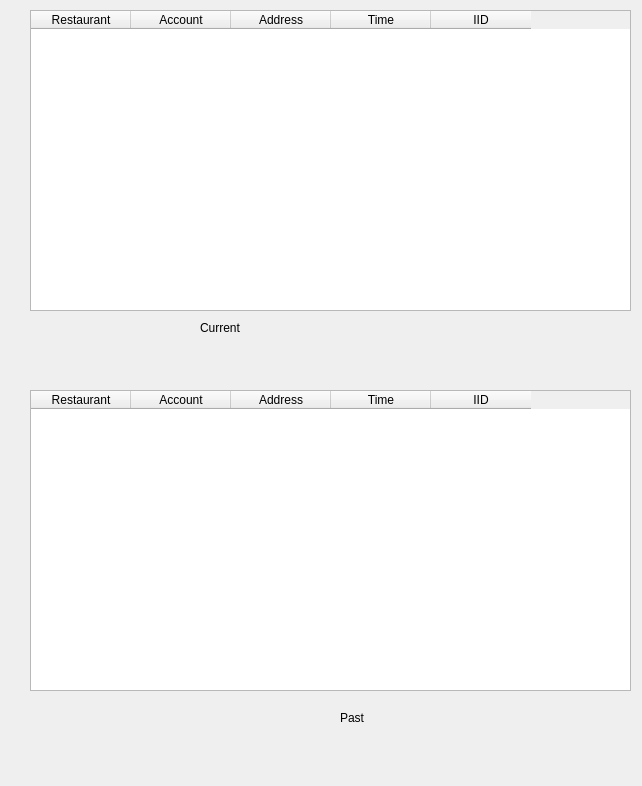
<?xml version="1.0" encoding="UTF-8"?>
<ui version="4.0">
 <class>form_all_indent</class>
 <widget class="QWidget" name="form_all_indent">
  <property name="geometry">
   <rect>
    <x>0</x>
    <y>0</y>
    <width>642</width>
    <height>786</height>
   </rect>
  </property>
  <property name="windowTitle">
   <string>Form</string>
  </property>
  <widget class="QTableWidget" name="tableWidget_currentIndent">
   <property name="geometry">
    <rect>
     <x>30</x>
     <y>10</y>
     <width>601</width>
     <height>301</height>
    </rect>
   </property>
   <property name="editTriggers">
    <set>QAbstractItemView::NoEditTriggers</set>
   </property>
   <property name="sortingEnabled">
    <bool>true</bool>
   </property>
   <column>
    <property name="text">
     <string>Restaurant</string>
    </property>
   </column>
   <column>
    <property name="text">
     <string>Account</string>
    </property>
   </column>
   <column>
    <property name="text">
     <string>Address</string>
    </property>
   </column>
   <column>
    <property name="text">
     <string>Time</string>
    </property>
   </column>
   <column>
    <property name="text">
     <string>IID</string>
    </property>
   </column>
  </widget>
  <widget class="QTableWidget" name="tableWidget_pastIndent">
   <property name="geometry">
    <rect>
     <x>30</x>
     <y>390</y>
     <width>601</width>
     <height>301</height>
    </rect>
   </property>
   <property name="editTriggers">
    <set>QAbstractItemView::NoEditTriggers</set>
   </property>
   <property name="sortingEnabled">
    <bool>true</bool>
   </property>
   <column>
    <property name="text">
     <string>Restaurant</string>
    </property>
   </column>
   <column>
    <property name="text">
     <string>Account</string>
    </property>
   </column>
   <column>
    <property name="text">
     <string>Address</string>
    </property>
   </column>
   <column>
    <property name="text">
     <string>Time</string>
    </property>
   </column>
   <column>
    <property name="text">
     <string>IID</string>
    </property>
   </column>
  </widget>
  <widget class="QLabel" name="label">
   <property name="geometry">
    <rect>
     <x>200</x>
     <y>320</y>
     <width>55</width>
     <height>16</height>
    </rect>
   </property>
   <property name="text">
    <string>Current</string>
   </property>
  </widget>
  <widget class="QLabel" name="label_2">
   <property name="geometry">
    <rect>
     <x>340</x>
     <y>710</y>
     <width>55</width>
     <height>16</height>
    </rect>
   </property>
   <property name="text">
    <string>Past</string>
   </property>
  </widget>
 </widget>
 <resources/>
 <connections>
  <connection>
   <sender>tableWidget_currentIndent</sender>
   <signal>cellDoubleClicked(int,int)</signal>
   <receiver>form_all_indent</receiver>
   <slot>showCurrentIndent()</slot>
   <hints>
    <hint type="sourcelabel">
     <x>352</x>
     <y>253</y>
    </hint>
    <hint type="destinationlabel">
     <x>457</x>
     <y>229</y>
    </hint>
   </hints>
  </connection>
  <connection>
   <sender>tableWidget_pastIndent</sender>
   <signal>cellDoubleClicked(int,int)</signal>
   <receiver>form_all_indent</receiver>
   <slot>showPastIndent()</slot>
   <hints>
    <hint type="sourcelabel">
     <x>325</x>
     <y>540</y>
    </hint>
    <hint type="destinationlabel">
     <x>447</x>
     <y>499</y>
    </hint>
   </hints>
  </connection>
 </connections>
 <slots>
  <slot>showPastIndent()</slot>
  <slot>showCurrentIndent()</slot>
 </slots>
</ui>
